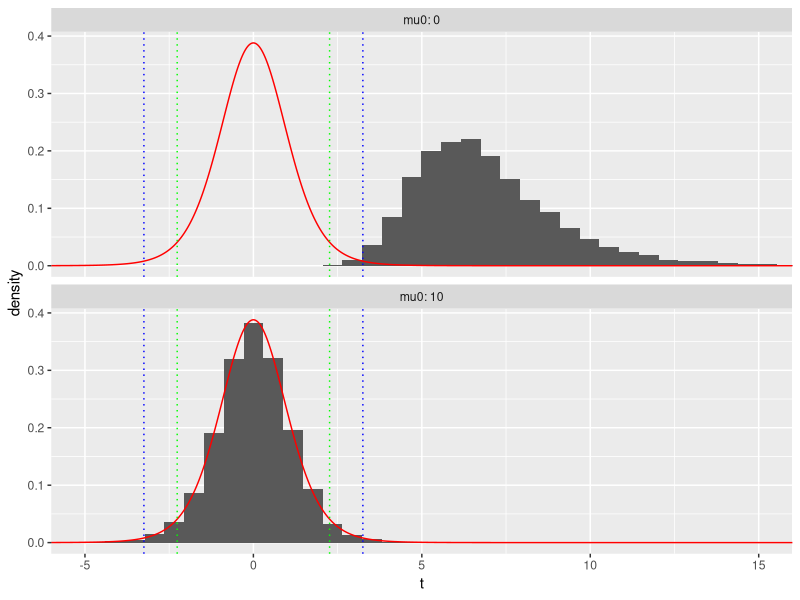

This chart was generated by the following R code:
### 正規母集団の平均に対する仮説検定
### 以下パラメータは適宜設定すること
set.seed(123) # 乱数の初期値の設定
n <- 10 # サンプル数
mu <- 10 # 平均
sigma <- 5 # 標準偏差
x <- rnorm(n, mean = mu, sd = sigma) # 正規乱数の生成
t.test(x, mu = mu) # mu0 = muとして検定を実行(帰無仮説は正しい)
t.test(x) # mu0 = 0として検定を実行(帰無仮説は誤り)
## 実験を繰り返した場合の検定の棄却率の確認
mytest <- function(n, mu0 = 0){ # n個の正規標本から検定統計量の値とp値を計算する関数
  
  x <- rnorm(n, mean = mu, sd = sigma) # 正規乱数の生成
  res <- t.test(x, mu = mu0) # t検定の実行
  t.val <- res$statistic # 検定統計量の値
  p.val <- res$p.value # p値
  
  return(c(t.val, p.val))
}
MC <- 10000 # 実験回数
result <- replicate(MC, mytest(n, mu0 = mu)) # n=10, mu0=muとしてMC回実験
t1 <- result[1, ] # 検定統計量の値
p1 <- result[2, ] # p値
mean(p1 < 0.05) # 有意水準5%で棄却された実験の割合
mean(p1 < 0.01) # 有意水準1%で棄却された実験の割合
result <- replicate(MC, mytest(10)) # n=10, mu0=0としてMC回実験
t2 <- result[1, ] # 検定統計量の値
p2 <- result[2, ] # p値
mean(p2 < 0.05) # 有意水準5%で棄却された実験の割合
mean(p2 < 0.01) # 有意水準1%で棄却された実験の割合
## 検定統計量のヒストグラム
library(ggplot2)
dat <- data.frame(t = c(t1, t2), # 検定統計量
                  mu0 = c(rep(mu, MC), rep(0, MC))) # 対応するmu0の値
ggplot(dat) +
  geom_histogram(aes(t, after_stat(density)), bins = 50) +
  # x軸の範囲を-5<=x<=15にズーム
  coord_cartesian(xlim = c(-5, 15)) +
  ## mu0の値ごとに分けて描画  
  facet_wrap(~ mu0, nrow = 2,
             labeller = labeller(mu0 = label_both)) +
  ## 帰無分布の密度関数の上書き
  stat_function(fun = \(x) dt(x, df = n - 1), color = "red",
                n = 1001) +
  ## 棄却域の可視化(有意水準5%)
  geom_vline(aes(xintercept = qt(0.975, df = n - 1)),
             color = "green", lty = "dotted") +
  geom_vline(aes(xintercept = -qt(0.975, df = n - 1)),
             color = "green", lty = "dotted") +
  ## 棄却域の可視化(有意水準1%)
  geom_vline(aes(xintercept = qt(0.995, df = n - 1)),
             color = "blue", lty = "dotted") +
  geom_vline(aes(xintercept = -qt(0.995, df = n - 1)),
             color = "blue", lty = "dotted")
